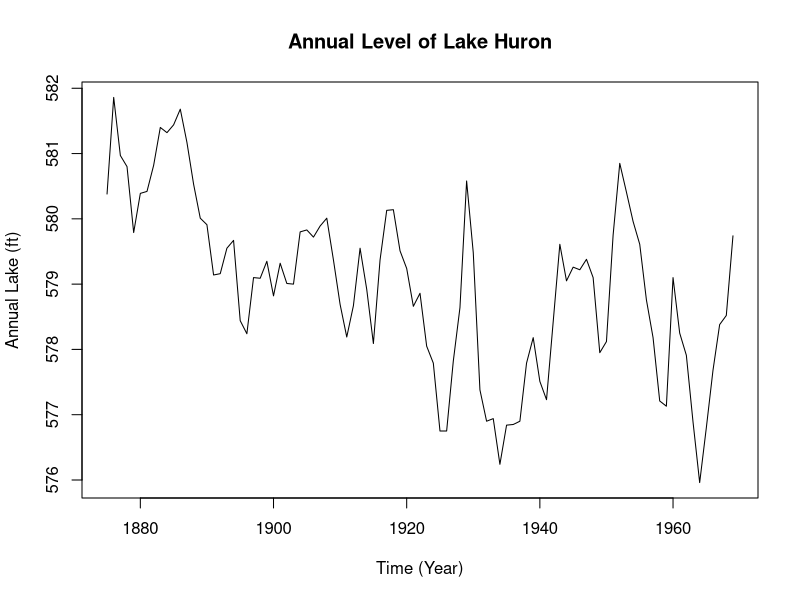
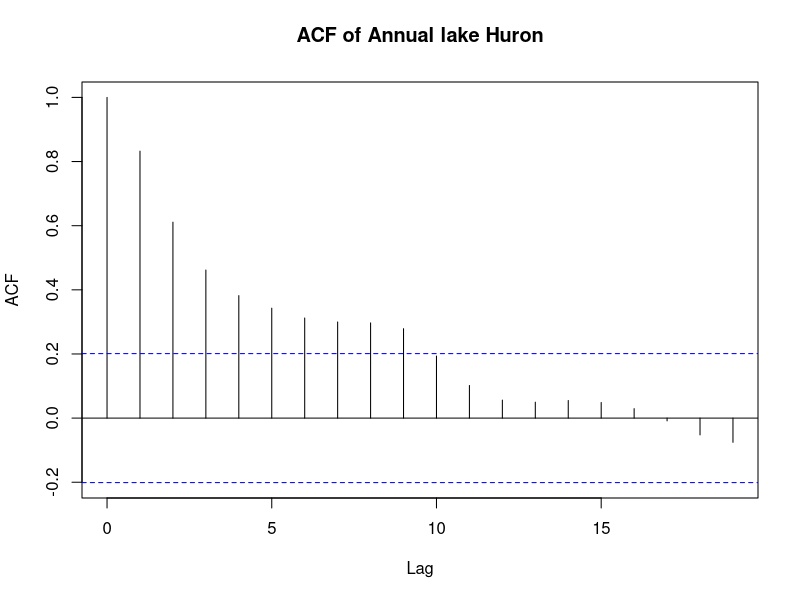
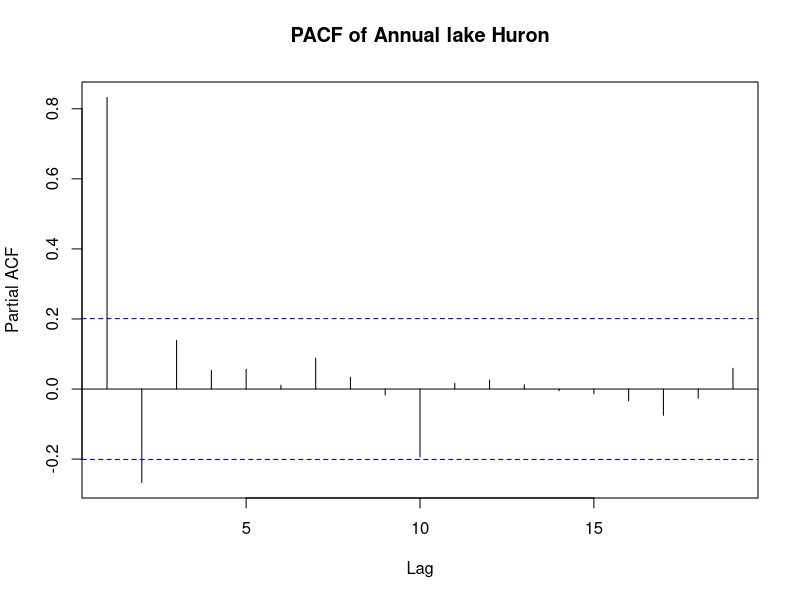
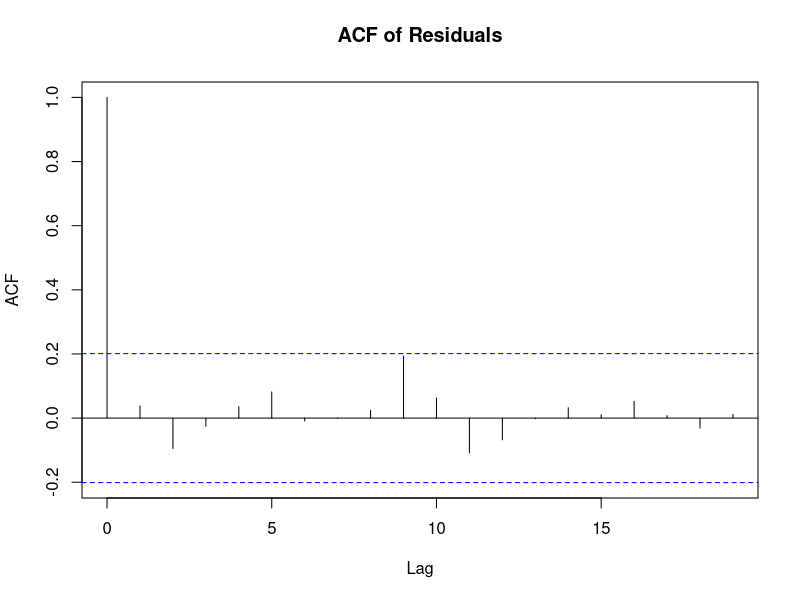
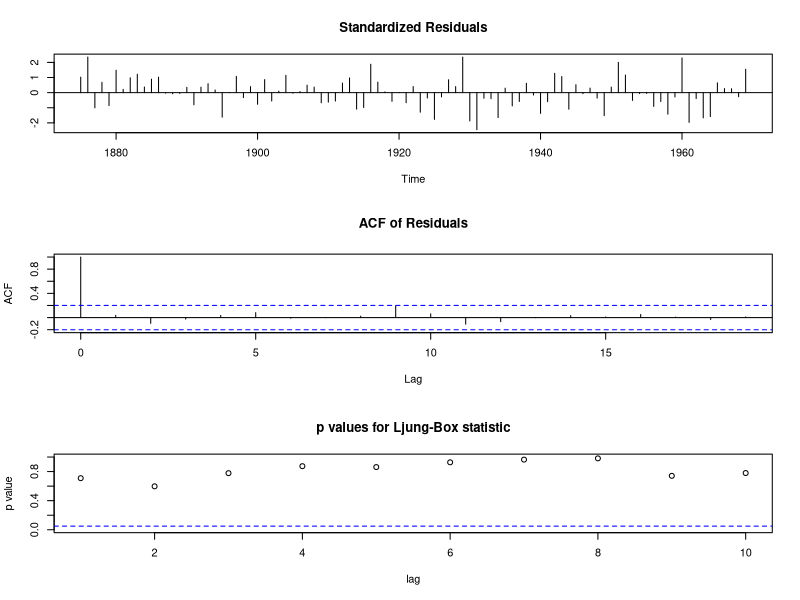

The R source for these figures, in order:
## ---- chunk 1
knitr::opts_chunk$set(echo = TRUE)
#if you do not have the package, type install.packages("name_of_the_package")
library(knitr)
library(tseries)
library(forecast)
## ---- chunk 2
# this is where your R code goes
data(LakeHuron)

data.ts.train <- window(LakeHuron,
                     start = c(1875),
                     end = c(1969))

data.ts.test <- window(LakeHuron,
                    start = c(1970),
                    end = c(1972))

plot(data.ts.train,
     main = "Annual Level of Lake Huron",
     xlab = "Time (Year)", ylab = "Annual Lake (ft)")

acf(data.ts.train, main = "ACF of Annual lake Huron")

pacf(data.ts.train, main = "PACF of Annual lake Huron")
## ---- chunk 3
# this is where your R code goes
model <- arima(data.ts.train, order = c(2, 0, 0))
model
## ---- chunk 4
# this is where your R code goes
acf(model$residuals, main = "ACF of Residuals")

tsdiag(model)
## ---- chunk 5
# this is where your R code goes

## ---- chunk 6
# this is where your R code goes
